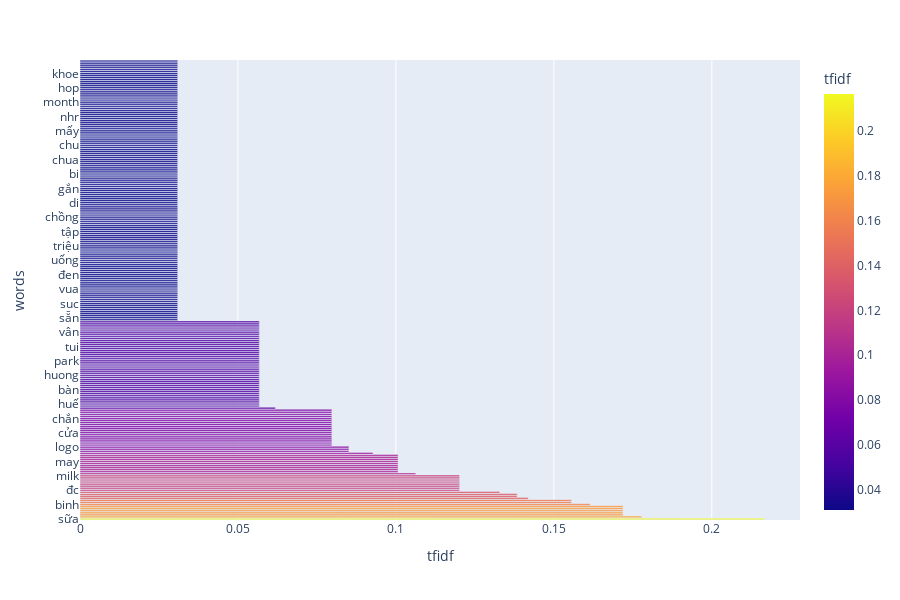

Here is the notebook cell this chart was saved with:
### Code cell
import pandas as pd
import io
import numpy as np
from sklearn.feature_extraction.text import CountVectorizer
from sklearn.feature_extraction.text import TfidfVectorizer
from sklearn.feature_extraction.text import TfidfTransformer
import plotly.express as px

import matplotlib.pyplot as plt
import math
import nltk
from nltk.util import ngrams
from nltk import word_tokenize
from collections import Counter


def remove_unnecessary_words(text, all_unnecessary_words):
    text_words = text.split()
    result_words = [word for word in text_words if word not in all_unnecessary_words and word.isalpha() == True]
    result = ' '.join(result_words)
    if result == '':
        result = np.nan
    return result


def pre_process():
    # read stop words from file
    with io.open("vn_stopwords.txt", "r", encoding="utf-8") as my_file:
        vn_stopwords = my_file.read()
    vn_stopwords = vn_stopwords.splitlines()

    unnecessary_words = ['url', 'u', 'e', 'o', 'a', 'i', 'c', 'b', 'la', 'giup', 'oi', 'gui', 'nhg', 'chi', 'minh',
                         'shop',
                         'lam', 'tam', 'nhat', 'dung', 'mua', 'co', 'ko',
                         'a?',
                         'ko?', 'ok', '1', '2', '3', '4', 'dc', 'ạ?', 'uki', 'uh', 'alo', 'okie', 'thks']
    all_unnecessary_words = vn_stopwords + unnecessary_words
    customer_message = df['customer'].str.lower()
    customer_message = customer_message.drop(all_unnecessary_words, errors="ignore")
    customer_message = customer_message.dropna()
    customer_message = customer_message.apply(lambda row: remove_unnecessary_words(row, all_unnecessary_words))
    customer_message = customer_message.dropna().reset_index(drop=True)
    return customer_message


excel_file_path = 'conversations.xlsx'
xls = pd.ExcelFile(excel_file_path)
df = pd.read_excel(xls, '0')

customer_message = pre_process()

documents = customer_message.tolist()

# calculate term frequency
vectorizer = CountVectorizer()
vectorizer.fit(documents)
vector = vectorizer.fit_transform(documents)
# pd.DataFrame(vector.toarray(),columns=vectorize.get_feature_names())

# calculate idf
tfidf_transformer = TfidfTransformer()

tfidf_transformer.fit(vector)

# calculate tf-idf
all_lines = ''
for index, line in customer_message.items():
    all_lines += line + ' '

tfidf_vector = tfidf_transformer.transform(vectorizer.transform([all_lines]))

tfidf_dataframe = pd.DataFrame(tfidf_vector.toarray(), index=['tfidf'])
tfidf_dataframe = tfidf_dataframe.transpose()
tfidf_dataframe['words'] = vectorizer.get_feature_names()
tfidf_dataframe = tfidf_dataframe.sort_values(by='tfidf',ascending=False)[['words','tfidf']]


fig = px.bar(tfidf_dataframe, x=tfidf_dataframe['tfidf'], y=tfidf_dataframe['words'],
             color=tfidf_dataframe['tfidf'],
               orientation='h',height=600)
fig.show()
x = 0

### Figure 1 — Plotly figure (JSON) as saved in the notebook; plotly's stock layout.template omitted (floating-point values rounded to 4 significant figures; data arrays with more than 128 entries replaced by an {"elided": "..."} marker saying what was removed)
{"data": [{"alignmentgroup": "True", "hoverlabel": {"namelength": 0}, "hovertemplate": "tfidf=%{marker.color}<br>words=%{y}", "legendgroup": "", "marker": {"color": {"elided": "224 float values"}, "coloraxis": "coloraxis"}, "name": "", "offsetgroup": "", "orientation": "h", "showlegend": false, "textposition": "auto", "type": "bar", "x": {"elided": "224 float values"}, "xaxis": "x", "y": {"elided": "224 str values"}, "yaxis": "y"}], "layout": {"barmode": "relative", "coloraxis": {"colorbar": {"title": {"text": "tfidf"}}, "colorscale": [[0, "#0d0887"], [0.1111, "#46039f"], [0.2222, "#7201a8"], [0.3333, "#9c179e"], [0.4444, "#bd3786"], [0.5556, "#d8576b"], [0.6667, "#ed7953"], [0.7778, "#fb9f3a"], [0.8889, "#fdca26"], [1, "#f0f921"]]}, "height": 600, "legend": {"tracegroupgap": 0}, "margin": {"t": 60}, "xaxis": {"anchor": "y", "domain": [0, 1], "title": {"text": "tfidf"}}, "yaxis": {"anchor": "x", "domain": [0, 1], "title": {"text": "words"}}}}
